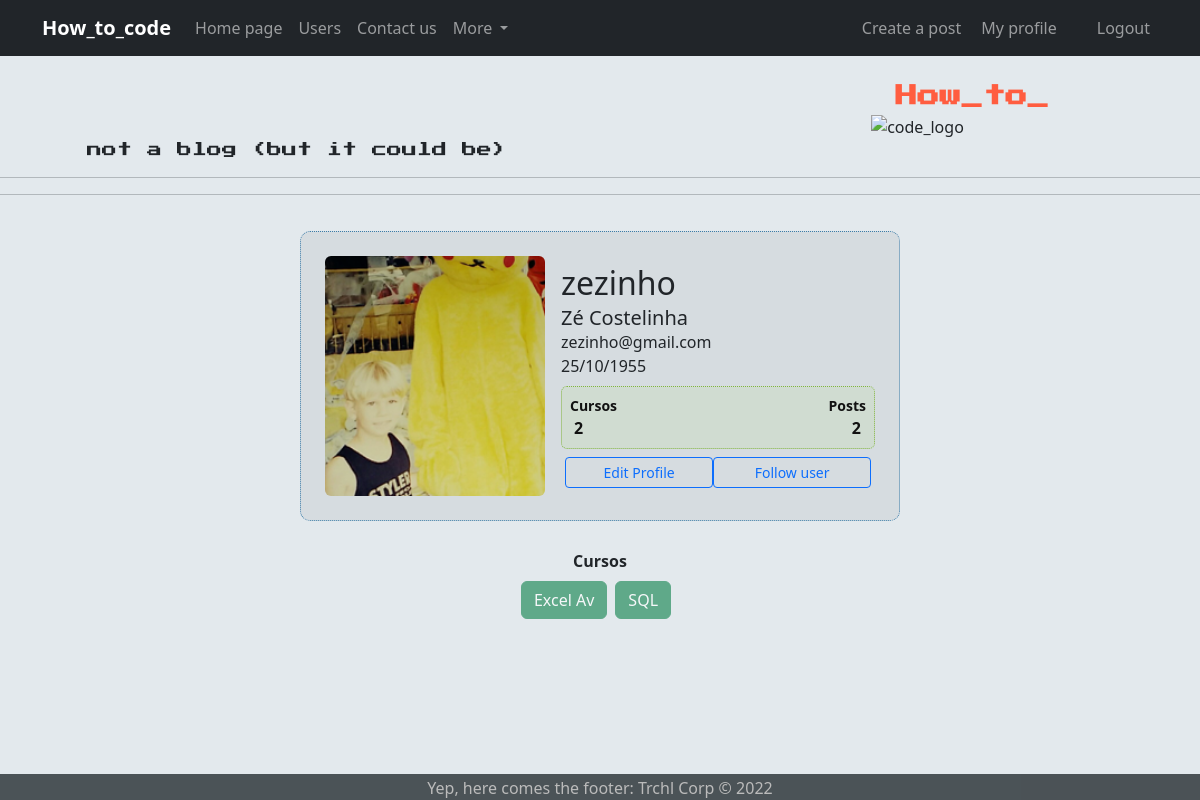
The page /perfil (signed in) on the database its author committed.
### comunidadeimpressionadora/models.py (models this page shows, shortened)
class Usuario(db.Model, UserMixin):
    id_user = db.Column(db.Integer, primary_key=True)
    username = db.Column(db.String(25), unique=True, nullable=False)
    fullname = db.Column(db.String(50), nullable=True, default='')
    email = db.Column(db.String(50), unique=True, nullable=False)
    passwd = db.Column(db.String(30), nullable=False)
    birth_date = db.Column(db.Date, default=None)
    profile_pic = db.Column(db.String(2000), default='default.jpg')
    cursos = db.Column(db.String(100), nullable=False, default='Não informado')
    posts = db.relationship('Post', backref='autor', lazy=True)
    def count_posts(self):
        return len(self.posts)

### comunidadeimpressionadora/routes.py (the view)
@app.route('/perfil')
@login_required
def perfil():
    profile_pic = url_for('static', filename=f'profile_pictures/{current_user.profile_pic}')
    return render_template('perfil.html', profile_pic=profile_pic)

### comunidadeimpressionadora/models.py (called while the page is built)
@login_manager.user_loader
def load_user(id_user):
    return Usuario.query.get(int(id_user))

### comunidadeimpressionadora/templates/perfil.html (shortened to what this page needs)
{% extends 'base.html' %}
{% block body %}
<div class="container mt-2 d-flex justify-content-center">
            <div class="card p-4">
                <div class="d-flex align-items-center">
                    <div class="image pe-3">
                <img src="{{ profile_pic }}" class="rounded foto" width="250" >
                </div>
                <div class="ml-3 w-100">
                   <h2 class="mb-1 mt-0">{{ current_user.username }}</h2>
                   <h5 class="mb-0 mt-0">{{ current_user.fullname }}</h5>
                   <span>{{ current_user.email }}</span><br>
                   <span>
                       {% if current_user.birth_date %}
                           {{ current_user.birth_date.strftime('%d/%m/%Y') }}
                       {% else %}
                           {{ pass }}
                       {% endif %}
                   </span>
                   <div class="p-2 mt-2 bg-primary d-flex justify-content-between rounded text-white stats">
                    <div class="d-flex flex-column">
                        <span class="cursos">Cursos</span>
                        {% if ('Não informado' in current_user.cursos) or (current_user.cursos == '') %}
                            <span class="ncursos">0</span>
                        {% else %}
                            <span class="ncursos">{{ current_user.cursos.count(';')+1 }}</span>
                        {% endif %}
                    </div>
                    <div class="d-flex flex-column">
                        <span class="posts">Posts</span>
                        <span class="nposts">{{ current_user.count_posts() }}</span>
                    </div>
                   </div>
                   <div class="button mt-2 d-flex flex-row align-items-center">
                       <a class="w-100" href="{{ url_for('edit_profile') }}"><button class="btn btn-sm btn-outline-primary w-100 me-1 ms-1">Edit Profile</button></a>
                    <button class="btn btn-sm btn-outline-primary w-100 me-1 ms-1" title="Functionality not implemented :(">Follow user</button>
                   </div>
                </div>
                </div>
            </div>
         </div>
<div class="container mt-2 d-flex justify-content-center"><strong>Cursos</strong></div>
<div class="container mt-2 d-flex justify-content-center">
    {% if current_user.cursos != 'Não informado' %}
        {% for curso in current_user.cursos.split(';') %}
            {% if current_user.cursos != '' %}
                <button type="button" class="btn btn-success me-2" disabled>{{ curso }}</button>
            {% endif %}
        {% endfor %}
    {% else %}
        <p>(Não informado)</p>
    {% endif %}
</div>
<br>
{% endblock %}

### comunidadeimpressionadora/static/main.css (style rules this page uses)
body { background-color:#e3e9ed; border-radius: 10px; min-height: 98vh; }
.foto { width: 220px; height: 240px; object-fit: cover; }
.card { width: 600px; border: dotted 1px rgba(20,102,155,0.80); border-radius: 10px; margin: 20px; background-color: rgba(105,105,114,0.1); }
.stats { background-color: rgba(160,222,85,0.1) !important; color: #111 !important; border: dotted 1px rgba(130,180,65,1); }
.cursos { font-weight: 600; font-size:14px; color: #111; }
.ncursos { font-weight:600; margin-left: 4px; color: #111; }
.posts { font-weight: 600; font-size:14px; color: #111; }
.nposts { font-weight:600; color: #111; text-align: right; margin-right: 5px; }

### rows shown on the page
Usuario: username "zezinho", fullname "Zé Costelinha", email "zezinho@gmail.com", birth_date "25/10/1955", cursos "2"

### other values the page prints
{{ current_user.count_posts() }} "2"
{{ curso }} "Excel Av" "SQL"
